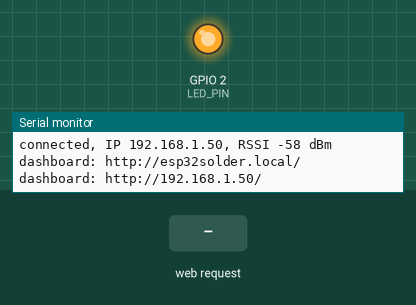
This program was run on a simulated ESP32. Shown: output pins drawn as LEDs (lit = HIGH), the last lines printed to the serial monitor. Dashed ring = blinking. The test bench sets the inputs (shaded band). WiFi joins after 1.5 s; servers stay silent unless stated; EEPROM starts erased; not simulated (calls return 0 or success): secrets.h.

Above: at 2.7 s.
2.8 s: HTTP request GET /api?hz=0 received
At 3.9 s:
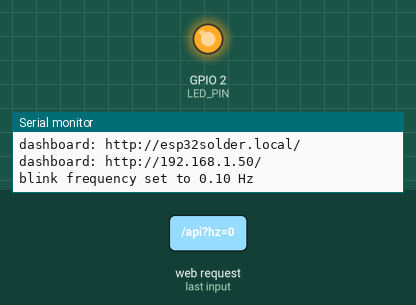
4.3 s: HTTP request GET /api?hz=1 received
At 4.55 s:
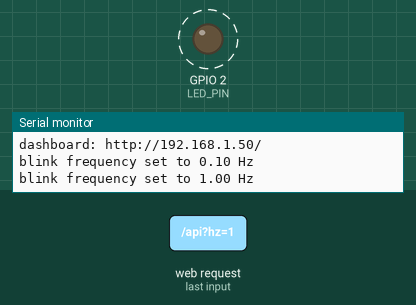
Timing chart, 0 to 13.3 s (numbered marks = the images above; inputs shaded):
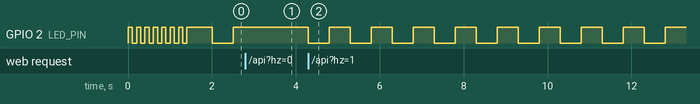

Measured:
- after the input at 2.8 s, GPIO 2 (LED_PIN): stays HIGH (without the input it goes to LOW after 0.21 s)

The program:

main.cpp
```cpp
#include <Arduino.h>
#include <WiFi.h>
#include <WebServer.h>
#include <ESPmDNS.h>
#include <Preferences.h>
#include "secrets.h"

// Green LED D1 on GPIO2, active high (GPIO2 -> 332R -> LED -> GND).
const int LED_PIN = 2;
const float HZ_MIN = 0.1f;
const float HZ_MAX = 20.0f;

WebServer server(80);
Preferences prefs;

float blinkHz = 1.0f;
bool ledOn = false;
unsigned long lastToggle = 0;

// The LM317 supply sags on full-power WiFi bursts (see BRINGUP.md), and a
// phone hotspot is close by, so transmit at low power.
const wifi_power_t TX_POWER = WIFI_POWER_8_5dBm;

const char PAGE[] PROGMEM = R"HTML(<!doctype html>
<html lang="en"><head><meta charset="utf-8">
<meta name="viewport" content="width=device-width,initial-scale=1">
<title>ESP32 Blink</title>
<style>
:root{--bg:#f4f4f1;--card:#fff;--fg:#1d1d1b;--mute:#6b6b66;--acc:#1f9d55;--line:#e2e2dc}
@media (prefers-color-scheme:dark){:root{--bg:#141413;--card:#1f1f1d;--fg:#eeeeea;--mute:#9a9a94;--acc:#3ccf7a;--line:#33332f}}
*{box-sizing:border-box}
body{margin:0;background:var(--bg);color:var(--fg);font:16px/1.4 system-ui,sans-serif;display:flex;justify-content:center;padding:24px 16px}
.card{background:var(--card);border:1px solid var(--line);border-radius:14px;padding:24px;width:100%;max-width:420px}
h1{font-size:18px;margin:0 0 4px}
.sub{color:var(--mute);font-size:13px;margin-bottom:24px}
.led{width:56px;height:56px;border-radius:50%;margin:0 auto 20px;background:var(--line);transition:background .05s,box-shadow .05s}
.led.on{background:var(--acc);box-shadow:0 0 24px var(--acc)}
.hz{font-size:44px;font-weight:600;text-align:center;font-variant-numeric:tabular-nums}
.hz small{font-size:18px;color:var(--mute);font-weight:400}
input[type=range]{width:100%;margin:20px 0 12px;accent-color:var(--acc)}
.presets{display:flex;gap:8px;flex-wrap:wrap}
button{flex:1;padding:10px 0;border-radius:8px;border:1px solid var(--line);background:transparent;color:var(--fg);font:inherit;cursor:pointer}
button:hover{border-color:var(--acc)}
.stats{display:grid;grid-template-columns:1fr 1fr 1fr;gap:8px;margin-top:24px;font-size:13px;color:var(--mute)}
.stats b{display:block;color:var(--fg);font-size:15px;font-variant-numeric:tabular-nums}
</style></head><body>
<div class="card">
<h1>ESP32 solder test</h1>
<div class="sub">Green LED D1 on GPIO2</div>
<div class="led" id="led"></div>
<div class="hz"><span id="hz">-</span> <small>Hz</small></div>
<input type="range" id="slider" min="0" max="1000" step="1">
<div class="presets">
<button data-hz="0.5">0.5</button><button data-hz="1">1</button>
<button data-hz="2">2</button><button data-hz="5">5</button><button data-hz="10">10</button>
</div>
<div class="stats">
<div>Signal<b id="rssi">-</b></div><div>Uptime<b id="up">-</b></div><div>Heap<b id="heap">-</b></div>
</div>
</div>
<script>
const MIN=0.1,MAX=20,s=document.getElementById('slider');
// Log-scale slider so 0.1-1 Hz gets as much travel as 2-20 Hz.
const toHz=v=>+(MIN*Math.pow(MAX/MIN,v/1000)).toFixed(2);
const toPos=hz=>Math.round(1000*Math.log(hz/MIN)/Math.log(MAX/MIN));
let hz=1,timer,sendT;
function show(h){hz=h;document.getElementById('hz').textContent=h<1?h.toFixed(2):h.toFixed(1);
 clearInterval(timer);const led=document.getElementById('led');
 timer=setInterval(()=>led.classList.toggle('on'),500/h);}
function send(h){clearTimeout(sendT);sendT=setTimeout(()=>fetch('/api?hz='+h).then(r=>r.json()).then(apply),80);}
function apply(d){if(document.activeElement!==s)s.value=toPos(d.hz);if(d.hz!==hz)show(d.hz);
 document.getElementById('rssi').textContent=d.rssi+' dBm';
 const t=d.uptime;document.getElementById('up').textContent=t<3600?Math.floor(t/60)+'m '+t%60+'s':Math.floor(t/3600)+'h '+Math.floor(t%3600/60)+'m';
 document.getElementById('heap').textContent=Math.round(d.heap/1024)+' kB';}
s.oninput=()=>{const h=toHz(s.value);show(h);send(h);};
document.querySelectorAll('button').forEach(b=>b.onclick=()=>{const h=+b.dataset.hz;s.value=toPos(h);show(h);send(h);});
const poll=()=>fetch('/api').then(r=>r.json()).then(apply).catch(()=>{});
poll();setInterval(poll,3000);
</script></body></html>)HTML";

void sendState() {
  char json[96];
  snprintf(json, sizeof(json), "{\"hz\":%.2f,\"rssi\":%d,\"uptime\":%lu,\"heap\":%u}",
           blinkHz, WiFi.RSSI(), millis() / 1000, ESP.getFreeHeap());
  server.send(200, "application/json", json);
}

void handleApi() {
  if (server.hasArg("hz")) {
    float hz = constrain(server.arg("hz").toFloat(), HZ_MIN, HZ_MAX);
    if (hz != blinkHz) {
      blinkHz = hz;
      prefs.putFloat("hz", blinkHz);
      Serial.printf("blink frequency set to %.2f Hz\n", blinkHz);
    }
  }
  sendState();
}

void setup() {
  pinMode(LED_PIN, OUTPUT);
  Serial.begin(115200);
  Serial.println();
  Serial.println("ESP32 solder test: WiFi dashboard");

  prefs.begin("blink", false);
  blinkHz = constrain(prefs.getFloat("hz", 1.0f), HZ_MIN, HZ_MAX);

  WiFi.mode(WIFI_STA);
  WiFi.setTxPower(TX_POWER);
  WiFi.setHostname("esp32solder");
  WiFi.setAutoReconnect(true);
  WiFi.begin(WIFI_SSID, WIFI_PASS);
  Serial.printf("connecting to %s", WIFI_SSID);

  // Fast flicker while connecting.
  while (WiFi.status() != WL_CONNECTED) {
    digitalWrite(LED_PIN, !digitalRead(LED_PIN));
    delay(100);
    if (millis() % 1000 < 100) Serial.print('.');
  }
  Serial.printf("\nconnected, IP %s, RSSI %d dBm\n",
                WiFi.localIP().toString().c_str(), WiFi.RSSI());

  if (MDNS.begin("esp32solder")) {
    MDNS.addService("http", "tcp", 80);
    Serial.println("dashboard: http://esp32solder.local/");
  }
  server.on("/", [] { server.send_P(200, "text/html", PAGE); });
  server.on("/api", handleApi);
  server.begin();
  Serial.printf("dashboard: http://%s/\n", WiFi.localIP().toString().c_str());
}

void loop() {
  server.handleClient();
  unsigned long now = millis();
  if (now - lastToggle >= (unsigned long)(500.0f / blinkHz)) {
    lastToggle = now;
    ledOn = !ledOn;
    digitalWrite(LED_PIN, ledOn);
  }
}
```
